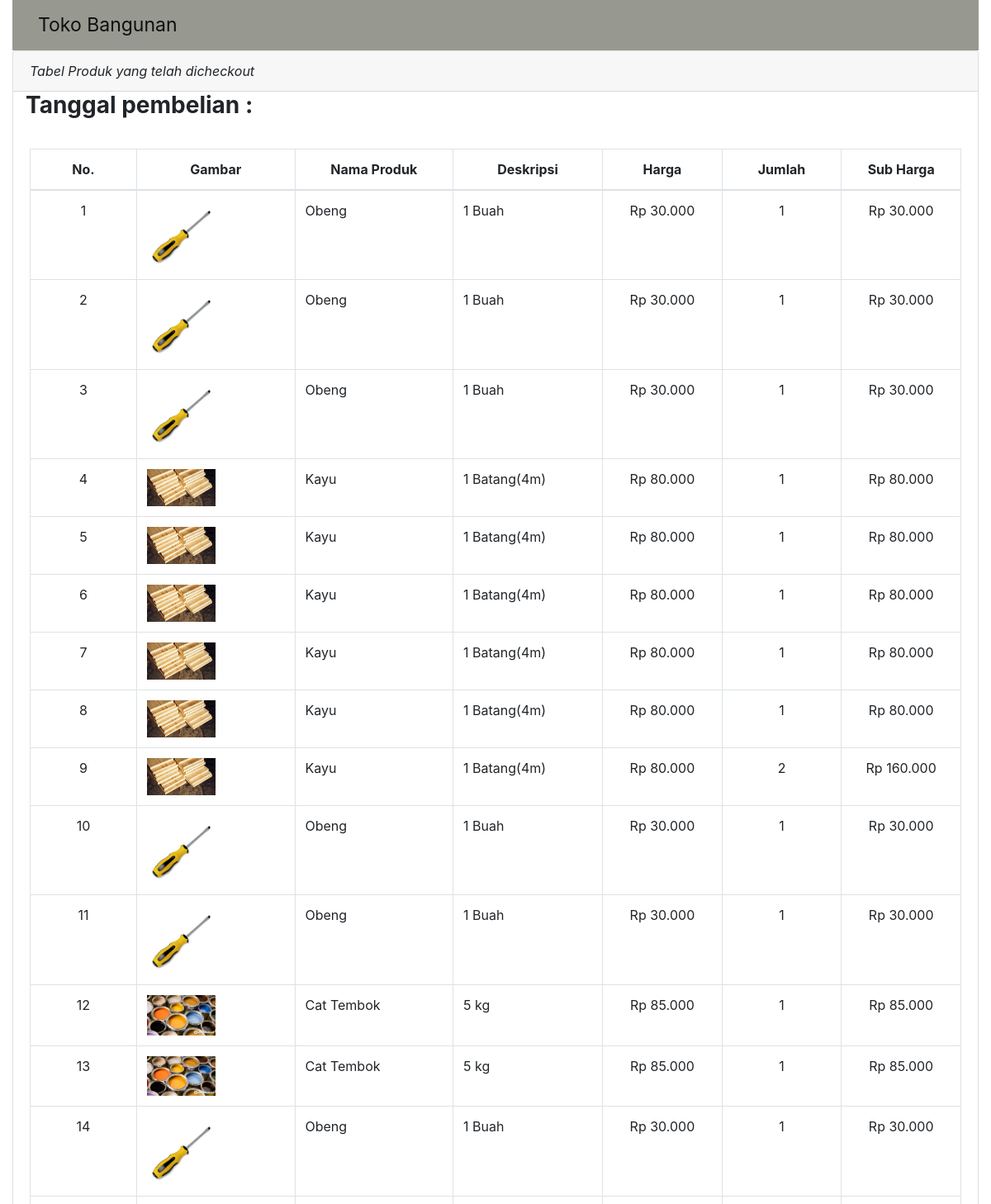
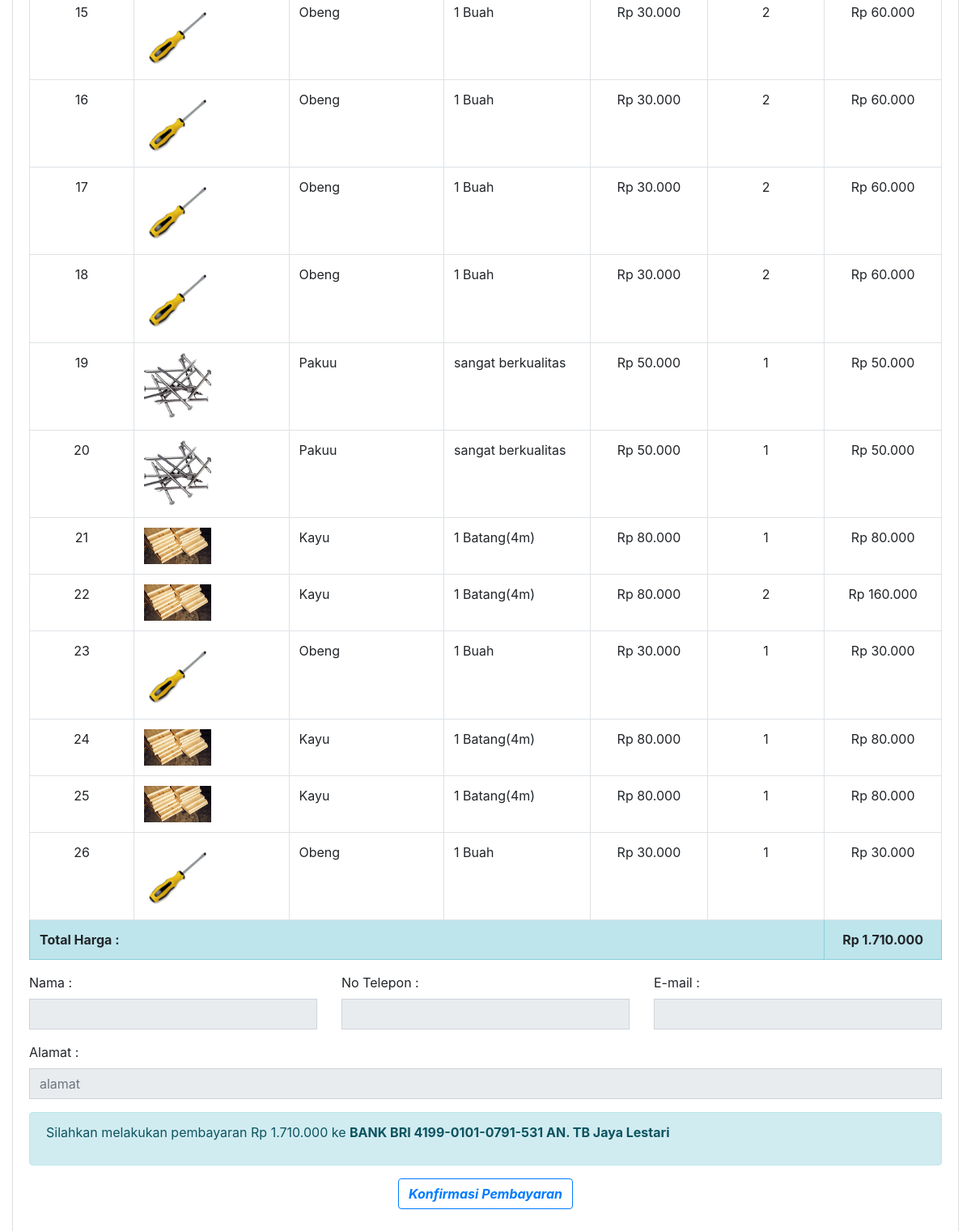
/nota.php, run on the app's committed database (2 pictures, top to bottom).
### tables this page shows
CREATE TABLE `checkout` (
  `id_pembelian_produk` int(11) NOT NULL,
  `id_pembelian` int(11) NOT NULL,
  `id_produk` int(11) NOT NULL,
  `nama` varchar(200) NOT NULL,
  `harga_produk` int(11) NOT NULL,
  `jumlah` int(11) NOT NULL,
  `sub_harga` int(11) NOT NULL,
  `deskripsi` text NOT NULL,
  `foto_produk` varchar(100) NOT NULL
);

### nota.php (the view, shortened to what this page needs)
<?php
require 'admin/dist/functions.php';
$data = "SELECT * FROM pembelian_barang JOIN pelanggan
    ON pembelian_barang.id_pelanggan=pelanggan.id_pelanggan
    WHERE pembelian_barang.id_pembelian='$_GET[id]'";
$pembelian = mysqli_query($conn, $data);
$detail = mysqli_fetch_assoc($pembelian);
$totalHarga = 0;
?>
<!DOCTYPE html>
<html lang="en">
<head>
    <link rel="stylesheet" href="assets/bootstrap/css/bootstrap.min.css">
    <link rel="stylesheet" href="assets/fonts/font-awesome.min.css">
    <link rel="stylesheet" href="assets/fonts/ionicons.min.css">
    <link rel="stylesheet" href="assets/css/Check-Out-Page-V100.css">
    <link rel="stylesheet" href="assets/css/ebs-contact-form-1.css">
    <link rel="stylesheet" href="assets/css/ebs-contact-form.css">
    <link rel="stylesheet" href="assets/css/Header-Blue.css">
    <link rel="stylesheet" href="assets/css/Login-Form-Clean.css">
    <link rel="stylesheet" href="assets/css/Navigation-with-Search.css">
    <link rel="stylesheet" href="assets/css/Pretty-Product-List.css">
    <link rel="stylesheet" href="assets/css/Profile-Edit-Form-1.css">
    <link rel="stylesheet" href="assets/css/Profile-Edit-Form.css">
    <link rel="stylesheet" href="assets/css/Registration-Form-with-Photo.css">
    <link rel="stylesheet" href="assets/css/styles.css">
    <link rel="stylesheet" href="assets/css/WOWSlider-about-us-1.css">
    <link rel="stylesheet" href="assets/css/WOWSlider-about-us-2.css">
    <link rel="stylesheet" href="assets/css/WOWSlider-about-us.css">
</head>
<body>
    <div class="container-fluid">
        <nav class="navbar navbar-light navbar-expand-md navigation-clean-button" style="background-color: #979890;">
            <div class="container">
            <a class="navbar-brand" href="#" style="font-size: 23px;">Toko Bangunan</a>
                <div class="collapse navbar-collapse" id="navcol-1">
                </div>
            </div>
        </nav>
        <div class="card mb-4">
            <div class="card-header">
                <i class="">Tabel Produk yang telah dicheckout</i>
            </div>
            <div class="col-sm-12 col-md-4">
                <div class="form-group">
                    <h3><strong>Tanggal pembelian : <?= $detail['tanggal_pembelian']; ?> </strong></h3>
                </div>
            </div>
            <div class="card-body">
                <form action="" method="post">
                    <div class="table-responsive">
                        <div id="offline_wrapper" class="dataTables_wrapper dt-bootstrap4 no-footer">
                            <div class="row">
                                <div class="col-sm-12">
                                    <table class="table table-bordered dataTable no-footer" id="offline" role="grid" aria-describedby="offline_info" style="width: 100%;" width="100%" cellspacing="0">
                                        <thead>
                                            <tr class="text-center" role="row">
                                                <th class="sorting_asc" tabindex="0" aria-controls="offline" rowspan="1" colspan="1" style="width: 99px;" aria-sort="ascending" aria-label="No: activate to sort column descending">No.
                                                </th>
                                                <th class="sorting" tabindex="0" aria-controls="offline" rowspan="1" colspan="1" style="width: 147px;" aria-label="Nama: activate to sort column ascending">
                                                    Gambar</th>
                                                <th class="sorting" tabindex="0" aria-controls="offline" rowspan="1" colspan="1" style="width: 147px;" aria-label="Nama: activate to sort column ascending">
                                                    Nama Produk</th>
                                                <th class="sorting" tabindex="0" aria-controls="offline" rowspan="1" colspan="1" style="width: 139px;" aria-label="Email: activate to sort column ascending">
                                                    Deskripsi
                                                </th>
                                                <th class="sorting" tabindex="0" aria-controls="offline" rowspan="1" colspan="1" style="width: 111px;" aria-label="NIK: activate to sort column ascending">
                                                    Harga
                                                </th>
                                                <th class="sorting" tabindex="0" aria-controls="offline" rowspan="1" colspan="1" style="width: 111px;" aria-label="NIK: activate to sort column ascending">
                                                    Jumlah
                                                </th>
                                                <th class="sorting" tabindex="0" aria-controls="offline" rowspan="1" colspan="1" style="width: 111px;" aria-label="NIK: activate to sort column ascending">
                                                    Sub Harga
                                                </th>
                                            </tr>
                                        </thead>
                                        <tbody>
                                            <?php
                                            $nomor = 1;
                                            $ambil = mysqli_query($conn, "SELECT * FROM checkout WHERE id_pembelian='$_GET[id]'");
                                            while ($barang = mysqli_fetch_assoc($ambil)) :
                                                $hargaPrdouk = $barang['harga_produk'];
                                                $harga = $hargaPrdouk * $barang['jumlah'];
                                            ?>
                                                <tr class="odd">
                                                    <td class="text-center text-justify"><?= $nomor; ?></td>
                                                    <td><img src="admin/dist/assets/img/<?= $barang["foto_produk"]; ?> " width="50%"></td>
                                                    <td><?= $barang["nama"]; ?></td>
                                                    <td><?= substr($barang['deskripsi'], 0, 100), ""; ?></td>
                                                    <td class="text-center text-justify">Rp <?= number_format($barang['harga_produk'], 0, ",", "."); ?></td>
                                                    <td class="text-center text-justify"><?= $barang['jumlah']; ?></td>
                                                    <td class="text-center text-justify">Rp <?= number_format($barang['sub_harga'], 0, ",", "."); ?></td>
                                                </tr>
                                                <?php $nomor++;
                                                $totalHarga += $harga;
                                                ?>
                                            <?php
                                            endwhile; ?>
                                        </tbody>
                                        <tfoot class="table-responsive-md table-responsive-sm table-info">
                                            <tr class="odd">
                                                <th colspan="6">Total Harga : </th>
                                                <th class="text-center" colspan="6">Rp <?= number_format($totalHarga, 0, ",", "."); ?> </th>
                                            </tr>
                                        </tfoot>
                                    </table>
                                </div>
                            </div>
                            <div class="row">
                                <div class="col-sm-12 col-md-4">
                                    <div class="form-group">
                                        <label for="alamat">Nama :</label>
                                        <input type="text" name="nama" id="nama" class="form-control" value="<?= $_SESSION['loginPelanggan']['Nama'] ?>" readonly>
                                    </div>
                                </div>
                                <div class="col-sm-12 col-md-4">
                                    <div class="form-group">
                                        <label for="alamat">No Telepon :</label>
                                        <input type="text" name="telepon" id="telepon" class="form-control" value="<?= $_SESSION['loginPelanggan']['no_hp'] ?>" readonly>
                                    </div>
                                </div>
                                <div class="col-sm-12 col-md-4">
                                    <div class="form-group">
                                        <label for="alamat">E-mail :</label>
                                        <input type="text" name="email" id="email" class="form-control" value="<?= $_SESSION['loginPelanggan']['email'] ?>" readonly>
                                    </div>
                                </div>
                            </div>
                            <div class="row">
                                <div class="col-sm-12 col-md-12">
                                    <div class="form-group">
                                        <label for="alamat">Alamat :</label>
                                        <input type="text" name="nama" id="nama" class="form-control" placeholder="alamat" value="<?= $_SESSION['loginPelanggan']['alamat'] ?>" readonly>
                                    </div>
                                </div>
                            </div>
                            <div class="row">
                                <div class="col-sm-12 col-md-12">
                                    <div class="form-group alert alert-info w-auto">
                                        <p class="w-100" style="font-size: medium;">
                                            Silahkan melakukan pembayaran Rp <?= number_format($totalHarga, 0, ",", "."); ?> ke
                                            <strong>BANK BRI 4199-0101-0791-531 AN. TB Jaya Lestari</strong>
                                        </p>
                                    </div>
                                </div>
                                <div class="col-sm-12 col-md-12">
                                    <div class="form-group text-center">
                                        <a href="pembayaran.php?id=<?= $_GET['id']; ?>" class="btn btn-outline-primary" type="button" name="bayar"><Strong><i>Konfirmasi Pembayaran</i></Strong></a>
                                    </div>
                                </div>
                            </div>
                        </div>
                    </div>
                </form>
            </div>
        </div>
    </div>
</body>
</html>

### assets/css/ebs-contact-form-1.css (style rules this page uses)
input[type="text"], input[type="email"], input[type="tel"], textarea { border-radius: 0 !important; }

### assets/css/ebs-contact-form.css (style rules this page uses)
input[type="text"], input[type="email"], input[type="tel"], textarea { border-radius: 0 !important; }

### assets/css/Profile-Edit-Form-1.css (style rules this page uses)
div.alert { width: 40%; }

### assets/css/Profile-Edit-Form.css (style rules this page uses)
div.alert { width: 40%; }

### data on the page
checkout: foto_produk (picture), nama "Obeng", deskripsi "1 Buah", harga_produk "30.000", jumlah "1", sub_harga "30.000"
checkout: foto_produk (picture), nama "Obeng", deskripsi "1 Buah", harga_produk "30.000", jumlah "1", sub_harga "30.000"
checkout: foto_produk (picture), nama "Obeng", deskripsi "1 Buah", harga_produk "30.000", jumlah "1", sub_harga "30.000"
checkout: foto_produk (picture), nama "Kayu", deskripsi "1 Batang(4m)", harga_produk "80.000", jumlah "1", sub_harga "80.000"
checkout: foto_produk (picture), nama "Kayu", deskripsi "1 Batang(4m)", harga_produk "80.000", jumlah "1", sub_harga "80.000"
checkout: foto_produk (picture), nama "Kayu", deskripsi "1 Batang(4m)", harga_produk "80.000", jumlah "1", sub_harga "80.000"
checkout: foto_produk (picture), nama "Kayu", deskripsi "1 Batang(4m)", harga_produk "80.000", jumlah "1", sub_harga "80.000"
checkout: foto_produk (picture), nama "Kayu", deskripsi "1 Batang(4m)", harga_produk "80.000", jumlah "1", sub_harga "80.000"
checkout: foto_produk (picture), nama "Kayu", deskripsi "1 Batang(4m)", harga_produk "80.000", jumlah "2", sub_harga "160.000"
checkout: foto_produk (picture), nama "Obeng", deskripsi "1 Buah", harga_produk "30.000", jumlah "1", sub_harga "30.000"
checkout: foto_produk (picture), nama "Obeng", deskripsi "1 Buah", harga_produk "30.000", jumlah "1", sub_harga "30.000"
checkout: foto_produk (picture), nama "Cat Tembok", deskripsi "5 kg", harga_produk "85.000", jumlah "1", sub_harga "85.000"
checkout: foto_produk (picture), nama "Cat Tembok", deskripsi "5 kg", harga_produk "85.000", jumlah "1", sub_harga "85.000"
checkout: foto_produk (picture), nama "Obeng", deskripsi "1 Buah", harga_produk "30.000", jumlah "1", sub_harga "30.000"
checkout: foto_produk (picture), nama "Obeng", deskripsi "1 Buah", harga_produk "30.000", jumlah "2", sub_harga "60.000"
checkout: foto_produk (picture), nama "Obeng", deskripsi "1 Buah", harga_produk "30.000", jumlah "2", sub_harga "60.000"
checkout: foto_produk (picture), nama "Obeng", deskripsi "1 Buah", harga_produk "30.000", jumlah "2", sub_harga "60.000"
checkout: foto_produk (picture), nama "Obeng", deskripsi "1 Buah", harga_produk "30.000", jumlah "2", sub_harga "60.000"
checkout: foto_produk (picture), nama "Pakuu", deskripsi "sangat berkualitas", harga_produk "50.000", jumlah "1", sub_harga "50.000"
checkout: foto_produk (picture), nama "Pakuu", deskripsi "sangat berkualitas", harga_produk "50.000", jumlah "1", sub_harga "50.000"
checkout: foto_produk (picture), nama "Kayu", deskripsi "1 Batang(4m)", harga_produk "80.000", jumlah "1", sub_harga "80.000"
checkout: foto_produk (picture), nama "Kayu", deskripsi "1 Batang(4m)", harga_produk "80.000", jumlah "2", sub_harga "160.000"
checkout: foto_produk (picture), nama "Obeng", deskripsi "1 Buah", harga_produk "30.000", jumlah "1", sub_harga "30.000"
checkout: foto_produk (picture), nama "Kayu", deskripsi "1 Batang(4m)", harga_produk "80.000", jumlah "1", sub_harga "80.000"
checkout: foto_produk (picture), nama "Kayu", deskripsi "1 Batang(4m)", harga_produk "80.000", jumlah "1", sub_harga "80.000"
checkout: foto_produk (picture), nama "Obeng", deskripsi "1 Buah", harga_produk "30.000", jumlah "1", sub_harga "30.000"

### other printed values
$totalHarga "1.710.000"
